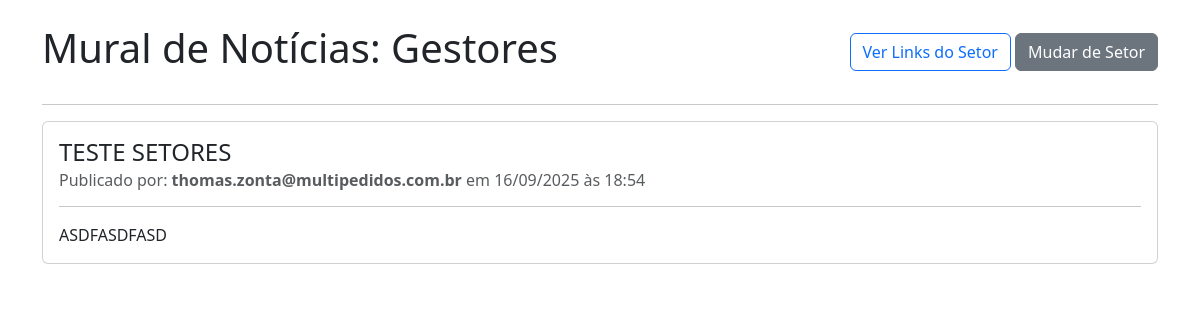
The page /setor/Gestores/home (signed in) on the database its author committed.
### app.py (models this page shows, shortened)
class Sector(db.Model):
    id = db.Column(db.Integer, primary_key=True)
    name = db.Column(db.String(100), unique=True, nullable=False)
    order_index = db.Column(db.Integer, nullable=False, default=0) # <-- Adicionar
    subcategories = db.relationship('Subcategory', back_populates='sector', lazy=True, cascade="all, delete-orphan")
    users = db.relationship('User', secondary=user_sectors_association, lazy='subquery',
                            back_populates='sectors')
    posts = db.relationship('Post', secondary=post_sectors_association, lazy='dynamic',
                            back_populates='sectors')

class Post(db.Model):
    id = db.Column(db.Integer, primary_key=True)
    title = db.Column(db.String(200), nullable=False)
    content = db.Column(db.Text, nullable=False)
    image_filename = db.Column(db.String(100), nullable=True)
    is_pinned = db.Column(db.Boolean, nullable=False, default=False)
    timestamp = db.Column(db.DateTime, nullable=False, default=datetime.utcnow)
    order_index = db.Column(db.Integer, nullable=False, default=0)
    sectors = db.relationship('Sector', secondary=post_sectors_association, lazy='subquery',
                              back_populates='posts')
    author_id = db.Column(db.Integer, db.ForeignKey('user.id'), nullable=False)
    author = db.relationship('User', back_populates='posts')

class User(db.Model, UserMixin):
    id = db.Column(db.Integer, primary_key=True)
    email = db.Column(db.String(120), unique=True, nullable=False)
    password_hash = db.Column(db.String(60), nullable=False)
    is_admin = db.Column(db.Boolean, nullable=False, default=False)
    sectors = db.relationship('Sector', secondary=user_sectors_association, lazy='subquery',
                              back_populates='users')
    posts = db.relationship('Post', back_populates='author', lazy=True)

### app.py (the view)
@app.route('/setor/<string:sector_name>/home')
@login_required
def view_sector_home(sector_name):
    sector = Sector.query.filter_by(name=sector_name).first_or_404()
    if not current_user.is_admin and sector not in current_user.sectors:
        flash('Você não tem permissão para acessar este setor.', 'danger')
        return redirect(url_for('dashboard'))
    posts = sector.posts.order_by(Post.is_pinned.desc(), Post.timestamp.desc()).all()
    return render_template('sector_home.html', current_sector=sector, posts=posts)

### app.py (called while the page is built)
@login_manager.user_loader
def load_user(user_id):
    return db.session.get(User, int(user_id))

### templates/sector_home.html (shortened to what this page needs)
<!DOCTYPE html>
<html lang="pt-br">
<head>
    <link rel="stylesheet" href="https://cdn.jsdelivr.net/npm/bootstrap@5.3.2/dist/css/bootstrap.min.css">
</head>
<body>
    <div class="container mt-4">
        <div class="d-flex justify-content-between align-items-center mb-4">
            <h1>Mural de Notícias: {{ current_sector.name }}</h1>
            <div>
                <a href="{{ url_for('view_sector_dashboard', sector_name=current_sector.name) }}" class="btn btn-outline-primary">Ver Links do Setor</a>
                <a href="{{ url_for('dashboard') }}" class="btn btn-secondary">Mudar de Setor</a>
            </div>
        </div>
        <hr>
        {% if posts %}
            {% for post in posts %}
                <div class="card mb-4">
                    <div class="card-body">
                        <h4 class="card-title">{{ post.title }}</h4>
                        <h6 class="card-subtitle mb-2 text-muted">
                            Publicado por: <strong>{{ post.author.email }}</strong> em {{ post.timestamp.strftime('%d/%m/%Y às %H:%M') }}
                        </h6>
                        <hr>
                        <div class="card-text">
                            {{ post.content | safe }}
                        </div>
                    </div>
                </div>
            {% endfor %}
        {% else %}
            <div class="alert alert-info">
                Ainda não há nenhuma notícia ou comunicado para este setor.
            </div>
        {% endif %}
    </div>
</body>
</html>

### rows shown on the page
Sector: name "Gestores"
Post: title "TESTE SETORES", author.email "thomas.zonta@multipedidos.com.br", timestamp "16/09/2025 às 18:54", content "ASDFASDFASD"
